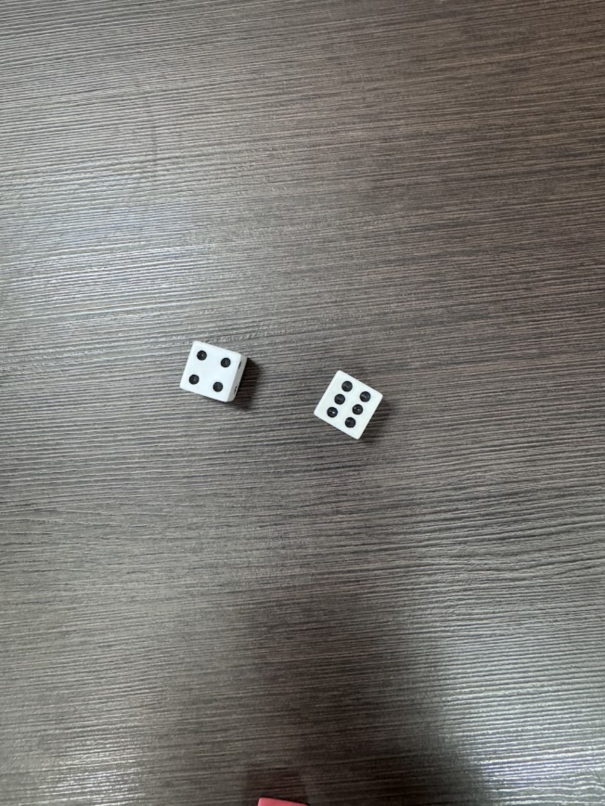
#> input picture tests/fixtures/pdf_two_dice.png, 605 x 806 px
$ python -i vision_pipeline.py   (imports and definitions only)
#> lines starting #> are read from the running program, lines starting #| are printed output that depends on the picture; after the words box and inside, x2 and y2 are one past the last pixel; in counts of white or black regions, pixels touching at a corner belong together
#> further down, picture is the input picture: shape (806, 605, 3); mean B, G, R 117.3, 121.3, 123.2
### thresholding.py
"""Segmentação fixa ou local para faces claras e pontos escuros."""

import cv2


def threshold_image(gray, mode, cutoff, block_size, constant, inverted=False, mask=None):
    threshold_type = cv2.THRESH_BINARY_INV if inverted else cv2.THRESH_BINARY
    if mode == "fixed":
        return cv2.threshold(gray, cutoff, 255, threshold_type)[1]
    if mode == "otsu":
        # A mesa e os pixels excluídos pela máscara não calibram os pontos.
        samples = gray[mask > 0] if mask is not None else gray
        if not samples.size:
            return gray * 0
        cutoff = cv2.threshold(samples, 0, 255, cv2.THRESH_BINARY | cv2.THRESH_OTSU)[0]
        return cv2.threshold(gray, cutoff, 255, threshold_type)[1]
    method = {
        "adaptive_gaussian": cv2.ADAPTIVE_THRESH_GAUSSIAN_C,
        "adaptive_mean": cv2.ADAPTIVE_THRESH_MEAN_C,
    }[mode]
    return cv2.adaptiveThreshold(gray, 255, method, threshold_type, block_size, constant)

### pipeline_parameters.py
"""Parâmetros ajustáveis e padrões do detector clássico descrito no PDF."""

from dataclasses import dataclass, replace
import math


THRESHOLD_MODES = {
    "fixed": "Fixo (PDF)",
    "adaptive_gaussian": "Adaptativo gaussiano",
    "adaptive_mean": "Adaptativo pela média",
    "otsu": "Otsu (automático)",
}


def _threshold_parameters(mode, block_size, constant):
    if mode not in THRESHOLD_MODES:
        raise ValueError("Modo de threshold inválido.")
    _integer(block_size, "Bloco adaptativo", 3, odd=True)
    if not math.isfinite(constant):
        raise ValueError("A constante C deve ser finita.")


def _integer(value, label, minimum, maximum=None, odd=False):
    if (type(value) is not int or value < minimum
            or (maximum is not None and value > maximum) or (odd and value % 2 == 0)):
        raise ValueError(f"{label}: informe um inteiro válido" + (" ímpar." if odd else "."))


# [5 lines left out: function _limits, not called in this run]


@dataclass(frozen=True)
class PreprocessingParameters:
    width: int = 1000
    blur_kernel: int = 5
    face_threshold: int = 190
    morphology_kernel: int = 5
    closing_iterations: int = 2
    opening_iterations: int = 1
    threshold_mode: str = "fixed"
    adaptive_block_size: int = 101
    adaptive_c: float = -10.0
    fill_face_holes: bool = False

    def __post_init__(self):
        _integer(self.width, "Largura", 1)
        _integer(self.blur_kernel, "Kernel Gaussian", 1, odd=True)
        _integer(self.face_threshold, "Threshold das faces", 0, 255)
        _integer(self.morphology_kernel, "Kernel das faces", 1, odd=True)
        _integer(self.closing_iterations, "Iterações do fechamento", 0)
        _integer(self.opening_iterations, "Iterações da abertura", 0)
        _threshold_parameters(self.threshold_mode, self.adaptive_block_size, self.adaptive_c)
        if type(self.fill_face_holes) is not bool:
            raise ValueError("A opção de preencher faces deve ser booleana.")


@dataclass(frozen=True)
class CandidateFilters:
    min_relative_area: float = 0.0005
    max_relative_area: float = 0.03
    min_aspect_ratio: float = 0.55
    max_aspect_ratio: float = 1.60
    min_extent: float = 0.35
    min_solidity: float = 0.0
    convex_face_mask: bool = False
    min_rectangularity: float = 0.0
    separate_touching_dice: bool = False

    # [15 lines left out: function __post_init__, not called in this run]


@dataclass(frozen=True)
class PipFilters:
    threshold: int = 130
    opening_kernel: int = 3
    opening_iterations: int = 1
    min_relative_area: float = 0.004
    max_relative_area: float = 0.10
    min_circularity: float = 0.55
    min_aspect_ratio: float = 0.60
    max_aspect_ratio: float = 1.50
    threshold_mode: str = "fixed"
    adaptive_block_size: int = 31
    adaptive_c: float = 7.0
    normalize_scale: bool = False

    # [44 lines left out: functions __post_init__, c920_calibration, emeet_calibration, not called in this run]

### vision_pipeline.py
"""Etapas de visão computacional para análise das faces de dados."""

from dataclasses import dataclass

import cv2
import numpy as np

from pipeline_parameters import PreprocessingParameters
from thresholding import threshold_image


STANDARD_WIDTH = 1000


@dataclass
class PreprocessingResult:
    resized_bgr: np.ndarray
    gray: np.ndarray
    original_size: tuple[int, int]
    blur: np.ndarray
    binary: np.ndarray
    closing: np.ndarray
    morphology: np.ndarray


def preprocess_frame(img: np.ndarray, parameters=None) -> PreprocessingResult:
    """Pré-processamento: largura padrão, cinza, threshold e morfologia.

    Recebe uma imagem BGR uint8, como as imagens utilizadas pelo OpenCV.
    Preserva a proporção tanto ao reduzir quanto ao ampliar a imagem.
    """
    if not isinstance(img, np.ndarray) or img.dtype != np.uint8:
        raise ValueError("A imagem deve ser um array uint8 em formato BGR.")
    if img.ndim != 3 or img.shape[2] != 3 or not img.size:
        raise ValueError("A imagem BGR deve ter altura, largura e três canais.")

    parameters = parameters or PreprocessingParameters()
    height, width = img.shape[:2]
#> height = 806; width = 605
    scale = parameters.width / width
#> scale = 1.65
    # fx/fy iguais reproduzem o PDF: dsize explícito alteraria ligeiramente
    # a escala vertical quando a altura calculada precisa ser arredondada.
    resized = (
        cv2.resize(img, None, fx=scale, fy=scale, interpolation=cv2.INTER_LINEAR)
        if round(height * scale) >= 1
        else cv2.resize(img, (parameters.width, 1), interpolation=cv2.INTER_LINEAR)
    )
    gray = cv2.cvtColor(resized, cv2.COLOR_BGR2GRAY)
    blur = cv2.GaussianBlur(gray, (parameters.blur_kernel,) * 2, 0)
    binary = threshold_image(
        blur, parameters.threshold_mode, parameters.face_threshold,
        parameters.adaptive_block_size, parameters.adaptive_c,
    )
#> in threshold_image, `return cv2.threshold(gray, cutoff, 255, threshold_type)[1]`:
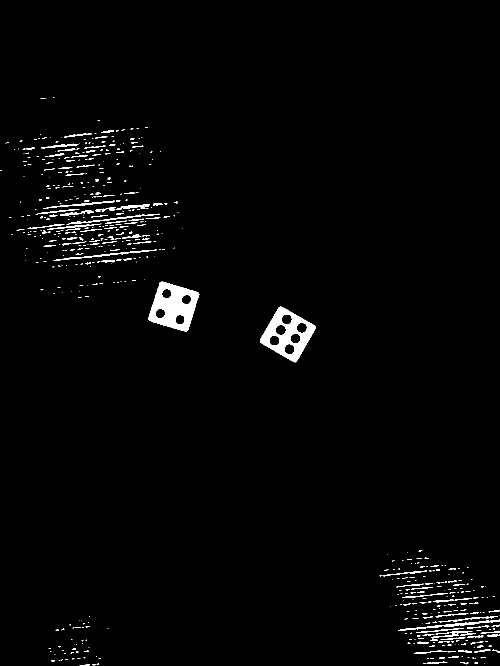
#> returned value: shape (1332, 1000) (shown at 1/2 size); 1.8% white; 550 white regions (416 under 20 px), largest, box (x1, y1, x2, y2) and area: (297, 563, 399, 663) 5786, (520, 613, 632, 725) 5272, (796, 1239, 1000, 1261) 718
    kernel = cv2.getStructuringElement(cv2.MORPH_ELLIPSE, (parameters.morphology_kernel,) * 2)
    closing = cv2.morphologyEx(binary, cv2.MORPH_CLOSE, kernel, iterations=parameters.closing_iterations)
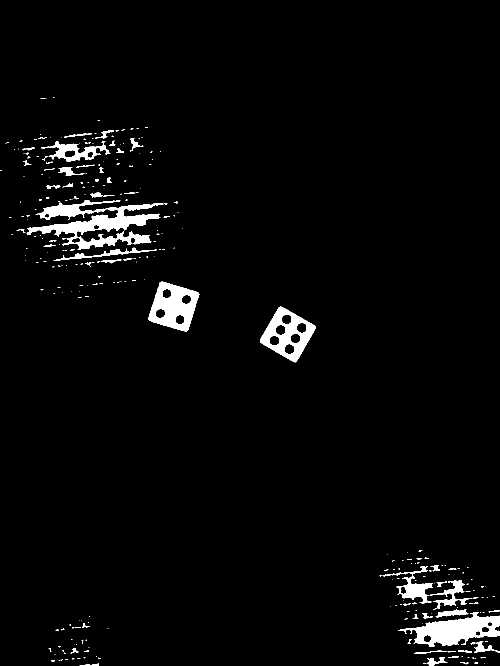
#> closing: shape (1332, 1000) (shown at 1/2 size); 3% white; 287 white regions (227 under 20 px), largest, box (x1, y1, x2, y2) and area: (53, 400, 335, 500) 10119, (796, 1224, 1000, 1293) 6773, (297, 563, 399, 663) 5821
    face_silhouettes = closing
    if parameters.fill_face_holes:
        # Os pontos são medidos no cinza original. Seus buracos na máscara da
        # face não devem fazer a abertura romper as pontes brancas entre eles.
        contours, _ = cv2.findContours(closing, cv2.RETR_EXTERNAL, cv2.CHAIN_APPROX_SIMPLE)
        face_silhouettes = closing.copy()
        for contour in contours:
            area = cv2.contourArea(contour)
            hull_area = cv2.contourArea(cv2.convexHull(contour))
            short, long = sorted(cv2.minAreaRect(contour)[1])
            # Desenhos do fundo podem formar laços grandes ao redor de um
            # dado. Preenchê-los engoliria a face antes da abertura separar
            # as linhas. Só completa regiões compactas de uma ou duas faces.
            if (short > 0 and 0 < area < .06 * gray.size and long / short < 2.5
                    and hull_area > 0 and area / hull_area > .8
                    and area / (short * long) > .7):
                cv2.drawContours(face_silhouettes, [contour], -1, 255, cv2.FILLED)
    morphology = cv2.morphologyEx(face_silhouettes, cv2.MORPH_OPEN, kernel, iterations=parameters.opening_iterations)
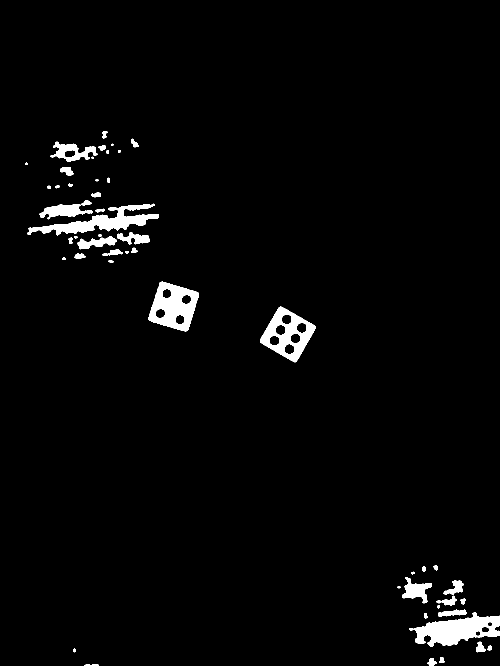
#> morphology: shape (1332, 1000) (shown at 1/2 size); 2.6% white; 54 white regions (3 under 20 px), largest, box (x1, y1, x2, y2) and area: (828, 1225, 1000, 1293) 6553, (297, 563, 398, 663) 5817, (55, 407, 318, 471) 5455
    return PreprocessingResult(
        resized_bgr=resized, gray=gray, original_size=(width, height),
        blur=blur, binary=binary, closing=closing, morphology=morphology,
    )

>>> import cv2
>>> picture = cv2.imread('tests/fixtures/pdf_two_dice.png')
>>> result = preprocess_frame(picture)
